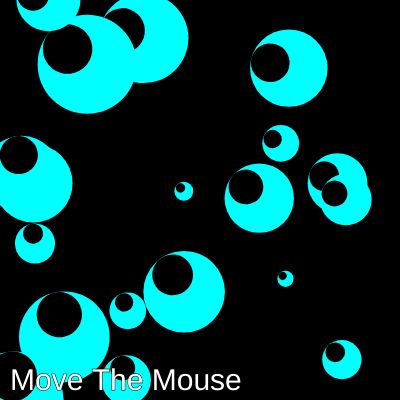
Frame 1 (no input)
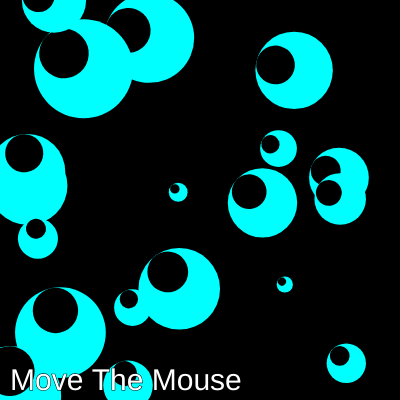
Frame 60 (no input)
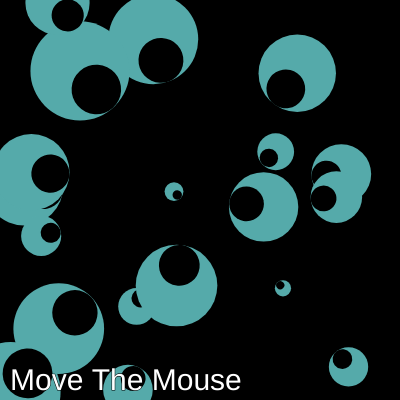
Frame 120 (the mouse pressed at the canvas centre since frame 60)

The p5.js sketch that drew these frames (run headless with seeded random() and noise() and a simulated clock; from frame 60 on, the mouse is pressed at the canvas centre):

// p5.js sketch
// ── sketch.js
let eyes = [];

let r3
let r2
let i =0
let r,g,b
function setup() {    createCanvas(400, 400);
    for (let i=0; i<20; i++){
      let newEye = {
	    x: random(width),
	    y: random(height),
	    eyeSize: random(10, 100),
        drawEye: function(){
    var dy = mouseY - this.y; 
    var dx = mouseX - this.x; 
    var orientation = atan2(dy, dx); 
    push(); 
    i+=0.1
  r = map(mouseX, 0, 600, 0, 255)
  g = map(mouseX, 0, 600, 255, 0)
  b = map(mouseY, 0, 600, 255, 0)
  translate(15*sin(i-60),15*cos(i-60))
    translate(this.x, this.y);
    //white
    fill(r,g,b); 
    strokeWeight(10);
    circle(0,0, this.eyeSize);
    rotate(orientation); 
    //pupil
    fill(0);
    circle(this.eyeSize/4,0,this.eyeSize/2); 
          
          if (frameCount%120 == 0){
          fill(10*sin(i-15),255,120); 
         this.x = random(width)
         this.y = random(height)
         this.eyeSize = random(10,100)
          }
          
    pop(); 
        }
     };
    eyes.push(newEye);
    }  
}
function draw() {
    background(0);
    noStroke();
  for (i = 0;i<20;i++){
  eyes[i].drawEye()
  }
  textSize(30)
  fill(255)
  stroke(0)
  text("Move The Mouse",10,390)
}
